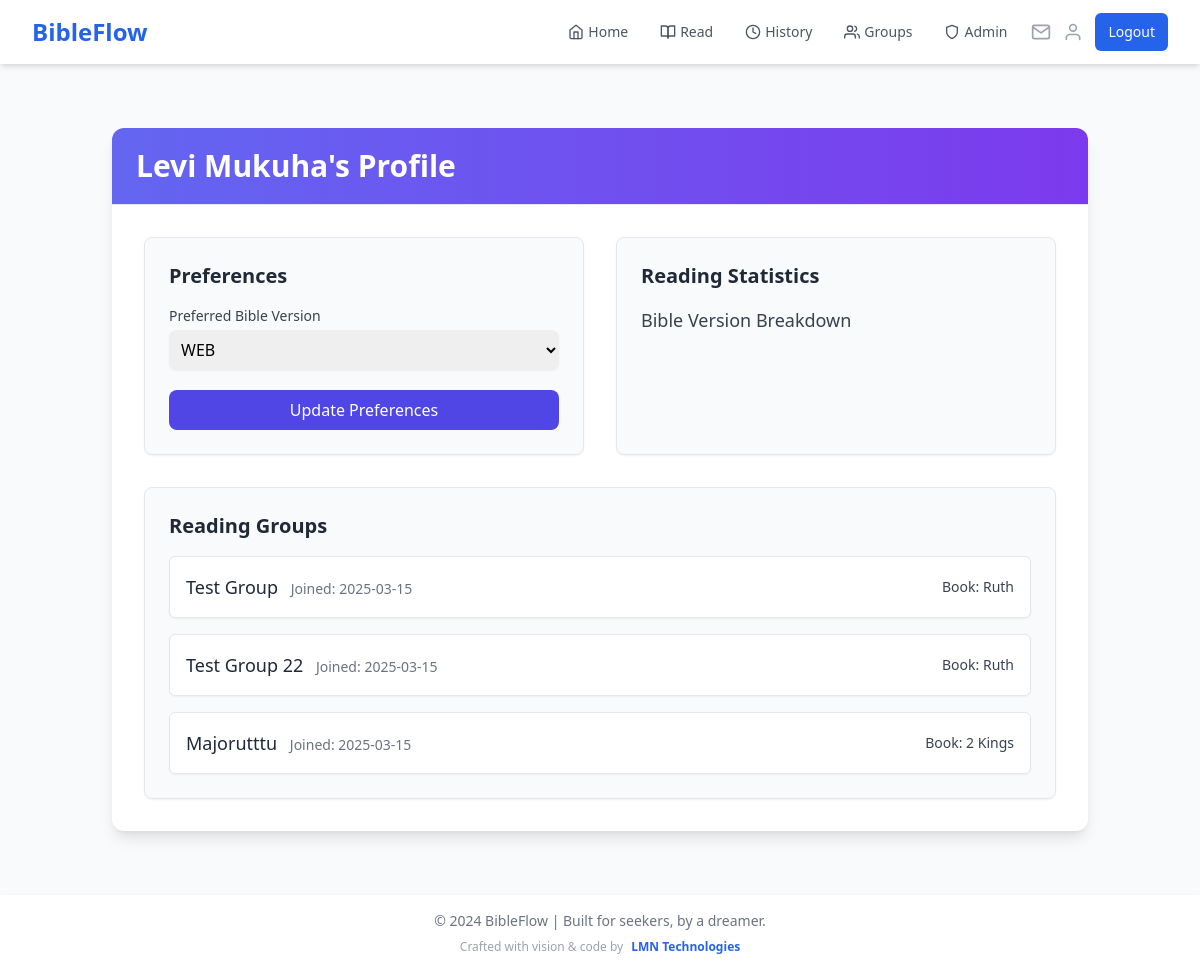
The app's page /profile (signed in), older data.
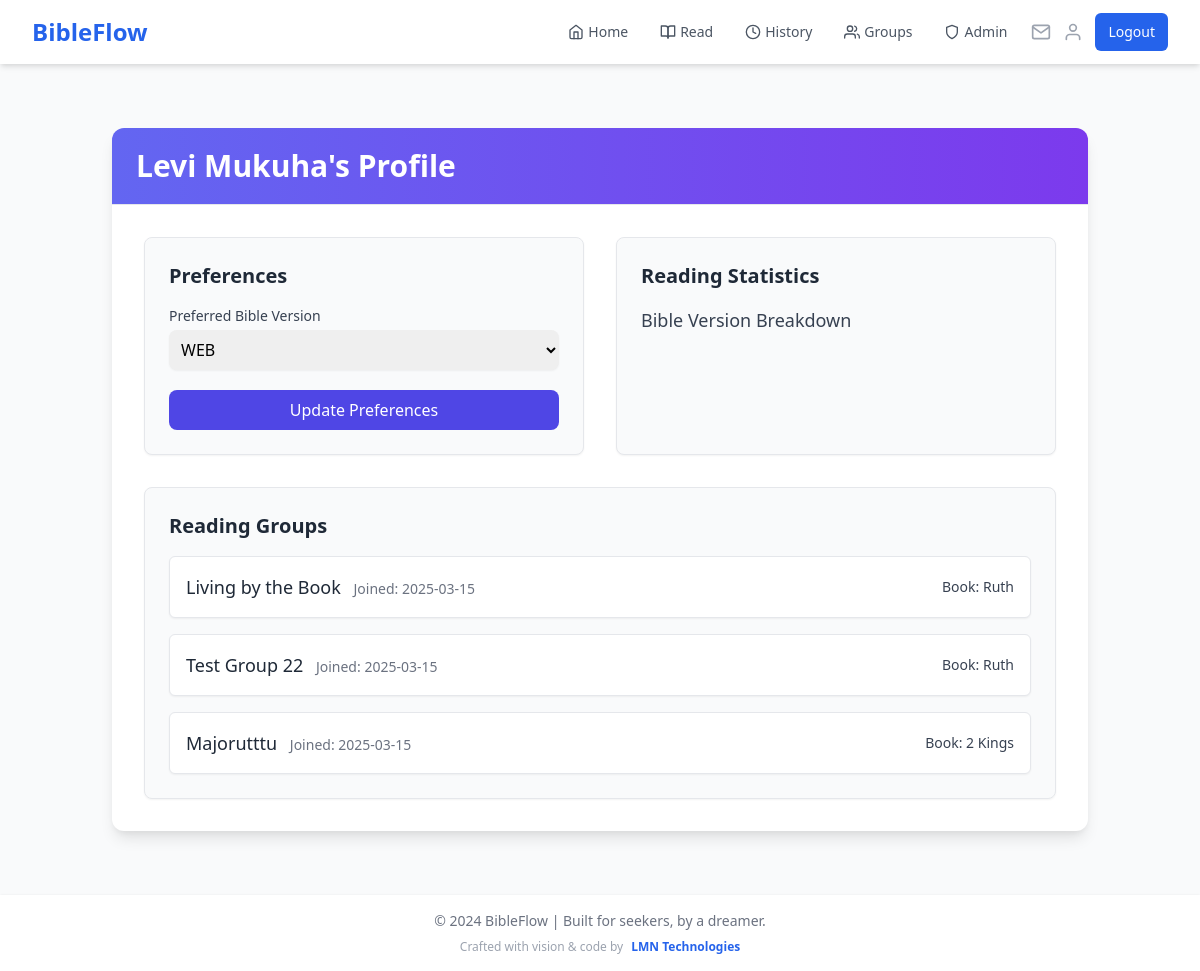
The same page, newer data.
### app.py (models this page shows)
class GroupMember(db.Model):
    id = db.Column(db.Integer, primary_key=True)
    group_id = db.Column(db.Integer, db.ForeignKey('reading_group.id'), nullable=False)
    user_id = db.Column(db.Integer, db.ForeignKey('user.id'), nullable=False)
    join_date = db.Column(db.DateTime, default=datetime.utcnow)
    last_read_chapter = db.Column(db.Integer, default=0)
    __table_args__ = (db.UniqueConstraint('group_id', 'user_id'),)

class ReadingGroup(db.Model):
    id = db.Column(db.Integer, primary_key=True)
    name = db.Column(db.String(100), nullable=False)
    description = db.Column(db.Text)
    created_at = db.Column(db.DateTime, default=datetime.utcnow)
    book = db.Column(db.String(50), nullable=False)
    current_chapter = db.Column(db.Integer, default=1)
    target_completion_date = db.Column(db.DateTime)
    creator_id = db.Column(db.Integer, db.ForeignKey('user.id'), nullable=False)
    visibility = db.Column(db.String(20), default='public')
    access_code = db.Column(db.String(20))
    members = db.relationship('GroupMember', backref='reading_group', lazy='joined')
    readings = db.relationship('GroupReading', backref='reading_group', lazy='dynamic')
    invitations = db.relationship('GroupInvitation', backref='reading_group', lazy='dynamic')

### app.py (the view)
@app.route('/profile', methods=['GET', 'POST'])
@login_required
def profile():
    if request.method == 'POST':
        current_user.preferred_version = request.form.get('preferred_version', 'KJV')
        db.session.commit()
        cache.delete_memoized(get_bible_books)
        flash('Preferences updated successfully!')
        return redirect(url_for('profile'))
    reading_stats = db.session.query(
        Reading.bible_version,
        db.func.count(Reading.id)
    ).filter_by(user_id=current_user.id).group_by(Reading.bible_version).all()
    group_stats = GroupMember.query.filter_by(user_id=current_user.id).options(
        db.joinedload(GroupMember.reading_group)  # Change 'group' to 'reading_group'
    ).all()
    return render_template('profile.html',
                         versions=BIBLE_VERSIONS.keys(),
                         reading_stats=reading_stats,
                         group_stats=group_stats)

### app.py (called while the page is built)
@login_manager.user_loader
def load_user(user_id):
    if 'user_id' in session:
        return User.query.get(int(session['user_id']))
    return None

@app.context_processor
def inject_user_name():
    if current_user.is_authenticated:
        return dict(user_name=current_user.name)
    return dict(user_name='Guest')

@app.context_processor
def inject_invitation_count():
    if current_user.is_authenticated:
        invitation_count = GroupInvitation.query.filter(
            GroupInvitation.email == current_user.email,
            GroupInvitation.used == False,
            GroupInvitation.expires_at > datetime.utcnow()
        ).count()
        return dict(invitation_count=invitation_count)
    return dict(invitation_count=0)

### templates/profile.html (shortened to what this page needs)
{% extends "base.html" %}
{% block content %}
<div class="container mx-auto px-6 py-8">
    <div class="bg-white shadow-lg rounded-xl overflow-hidden">
        <div class="bg-gradient-to-r from-indigo-500 to-purple-600 px-6 py-5 border-b">
            <h1 class="text-3xl font-bold text-white">{{ user_name }}'s Profile</h1>
        </div>
        <div class="p-8">
            <div class="grid md:grid-cols-2 gap-8">
                <div class="bg-gray-50 p-6 rounded-lg shadow-sm border">
                    <h2 class="text-xl font-semibold text-gray-800 mb-4">Preferences</h2>
                    <form method="POST" class="space-y-5">
                        <div>
                            <label class="block text-sm font-medium text-gray-700">
                                Preferred Bible Version
                            </label>
                            <select
                                name="preferred_version"
                                class="mt-1 block w-full rounded-lg border-gray-300 shadow-sm focus:border-indigo-400 focus:ring focus:ring-indigo-300 focus:ring-opacity-50 p-2"
                            >
                                {% for version in versions %}
                                <option
                                    value="{{ version }}"
                                    {% if version == current_user.preferred_version %}selected{% endif %}
                                >
                                    {{ version }}
                                </option>
                                {% endfor %}
                            </select>
                        </div>
                        <button
                            type="submit"
                            class="w-full bg-indigo-600 text-white py-2 px-4 rounded-lg hover:bg-indigo-700 transition focus:outline-none focus:ring-2 focus:ring-indigo-500"
                        >
                            Update Preferences
                        </button>
                    </form>
                </div>
                <div class="bg-gray-50 p-6 rounded-lg shadow-sm border">
                    <h2 class="text-xl font-semibold text-gray-800 mb-4">Reading Statistics</h2>
                    <div class="space-y-4">
                        <h3 class="text-lg font-medium text-gray-700">Bible Version Breakdown</h3>
                    </div>
                </div>
            </div>
            <div class="mt-8 bg-gray-50 p-6 rounded-lg shadow-sm border">
                <h2 class="text-xl font-semibold text-gray-800 mb-4">Reading Groups</h2>
                {% if group_stats %}
                    <div class="space-y-4">
                        {% for membership in group_stats %}
                        <div class="flex justify-between items-center bg-white p-4 rounded-md shadow-sm border border-gray-200">
                            <div>
                                <span class="font-medium text-gray-800 text-lg">
                                    {{ membership.reading_group.name }}
                                </span>
                                <span class="ml-2 text-sm text-gray-500">
                                    Joined: {{ membership.join_date.strftime('%Y-%m-%d') }}
                                </span>
                            </div>
                            <span class="text-sm text-gray-700 font-medium">
                                Book: {{ membership.reading_group.book }}
                            </span>
                        </div>
                        {% endfor %}
                    </div>
                {% else %}
                    <p class="text-gray-500 text-center">You haven't joined any reading groups yet.</p>
                {% endif %}
            </div>
        </div>
    </div>
</div>
{% endblock %}

Row changes from the older to the newer data that the page shows:
changed through a linked row, GroupMember: reading_group.name "Test Group" → "Living by the Book"
